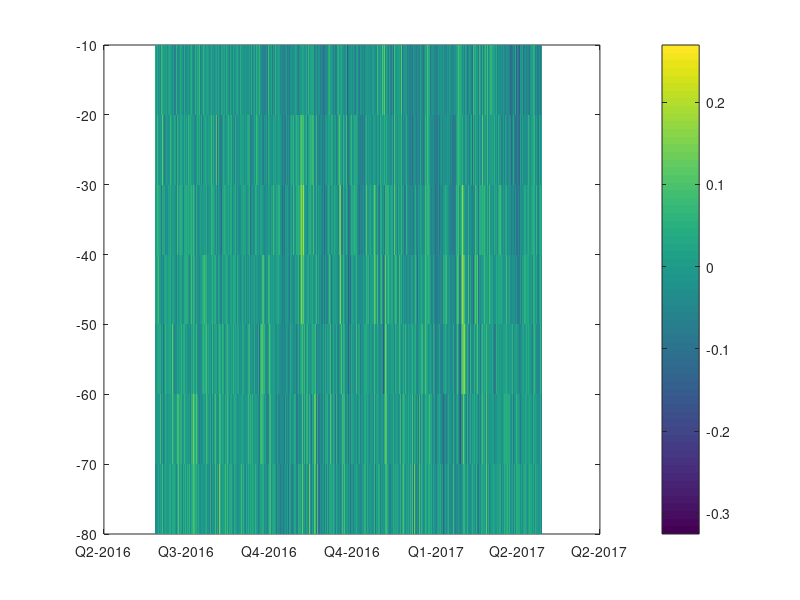

Write the MATLAB code that produced this figure. (Note: this script raises an error after producing the figure.)
% Tyler Barbero
% SIO175 HW3
clc;clear;close 
%% Problem 1
% 1) Plot time series of u (positive east) and v(positive north) current components for all depths.
load DelMar_data.mat;
nt = length(t);
% we have time, depth, and speed as variables use contourf plot
tmp = pcolor(t,z,u);
set(tmp,'EdgeColor','None')
datetick;
c = colorbar;
c.Label.String = '(m/s)';
ylabel('Depth (m)')
title('U-current (E-W)')
tmp = pcolor(t,z,v);
set(tmp,'EdgeColor','None')
datetick;
c = colorbar;
c.Label.String = '(m/s)';
ylabel('Depth (m)')
title('V-current (N-S)')
%% Problem 2	
% Plot current time series as vector plots using quiver.
quiver(t,z,u,v)
datetick
xlim([t(1),t(end)])
ylabel('Depth (m)')
grid;title('Current Time Series vs. Depth')
%% Problem 3
% Compute EOFs of the combined u and v currents (scalar, not vector). 

uu = [u;v]; % need to do uu' --> detrend acts on columns of uu
uu = detrend(uu',0)'; % get anomaly matrix by taking out mean

% form the covariance matrix by multiplying data by eachother
C = 1/(nt-1)*(uu*uu'); % C is nt x nt - we summed over time; this is 
% called the spatial covariance matrix (16x16) = (nzxnz)
% imagesc(t,t,C)
[e,lambda] = eig(C);
lambda = diag(lambda);
lambda = flipud(lambda);
e = fliplr(e);
pvar = lambda/sum(lambda)*100;
%% Problem 4
% plot percent total variance of each mode vs mode number
plot(pvar,'-o');grid
xlabel('Mode Number');ylabel('% Variance of Total')
title('Mode Percent Variance')
%% Problem 5
% plot the EOFS (depth patterns) of the first 3 modes
% eofs = eigenvectors? 
subplot(1,2,1)
plot(e(1:8,1:3),z,'linewidth',2);grid
xlabel('u (m/s)');ylabel('Depth (m)')
title('EOFs u-current')
legend('Mode 1','Mode 2','Mode 3','Location','SW')
subplot(1,2,2)
plot(e(9:16,1:3),z,'linewidth',2);grid
xlabel('v (m/s)');ylabel('Depth (m)')
title('EOFs v-current')
legend('Mode 1','Mode 2','Mode 3','Location','NW')
%% Problem 6
% plot the PCs (temporal expansions) of the first 3 modes.
% get PC's (time series) by projecting eigenvectors (e) onto original data
A = uu'*e; % e is  a basis for the covariance matrix that we project onto
% the original data to get the time series of each mode
for i=1:3
figure(1)
subplot(3,1,i)
plot(t,A(:,i));grid;
ylabel('(m/s)')
title(['u (E-W) current: Mode ' num2str(i)])
datetick
end
for i=9:11
figure(2)
subplot(3,1,i-8)
plot(t,A(:,i));grid;
ylabel('(m/s)')
title(['v (N-S) current: Mode ' num2str(i-8)])
datetick
end
%% Problem 7
% 7) For each current time series, compute the percent variance accounted 
% for by each of the first 3 modes. Plot these percentages as a function of
% depth.
pvarm = NaN(16,8);
for i=1:16
    for j=1:16 % modes, 8 modes for u; 8 modes for v
        tmp = A(:,j)*e(i,j);
        pvarm(i,j) = var(tmp)/var(uu(i,:))*100;
%         % looking at Hint:
%         tvar = sum(lambda(j)*(e(j,:).^2));
%         pvarm(j,i) = (lambda(j) * e(j,i)^2)/(e(j,:).^2 * lambda)*100;
    end
end
disp(sum(pvarm'))
%% 
% plot percent variance (depth)
subplot(1,2,1)
plot(pvarm(1:8,1:3),z,'linewidth',2)
legend('Mode 1','Mode 2','Mode 3')
title('U current: percent variance vs. depth')
xlabel('Percent Variance (%)');grid
ylabel('Depth (m)')
subplot(1,2,2)
plot(pvarm(9:16,1:3),z,'linewidth',2)
legend('Mode 1','Mode 2','Mode 3','Location','SE')
title('V current: percent variance vs. depth')
ylabel('Depth (m)')
xlabel('Percent Variance (%)');grid